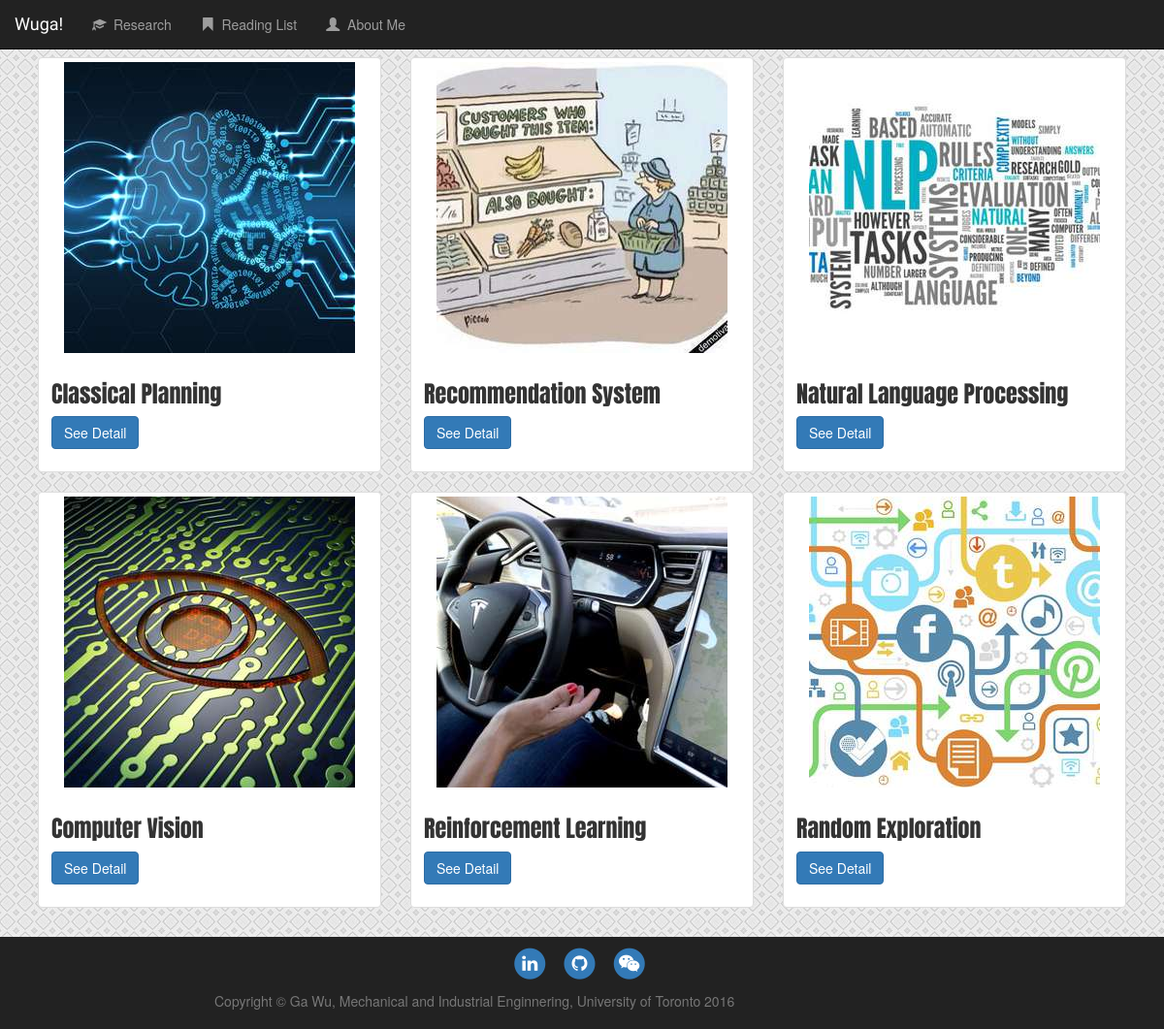
Screenshot of /research/ with the database file from the repository.
### research/models.py (models this page shows, shortened)
class Domain(models.Model):
    domain_name = models.CharField(max_length=100)
    domain_logo = ProcessedImageField(blank=True,
                                      processors=[ResizeToFill(300, 300)],
                                      format='JPEG',
                                      options={'quality': 60})

### research/views.py (the view)
class IndexView(generic.ListView):
    template_name = 'research/index.html'
    context_object_name = 'domain_list'
    def get_queryset(self):
        return Domain.objects.all()

### research/templates/research/index.html
{% extends "base.html" %}
{% block content %}
    <div class="well-sm">
<div class="row">
{% for domain in domain_list %}
  <div class="col-sm-4 col-md-4">
    <div class="thumbnail">
      <img src={{ domain.domain_logo.url }} alt="...">
      <div class="caption">
        <h3 style="font-family: 'Anton', sans-serif;">{{ domain.domain_name }}</h3>
        <p><a href="{% url 'research:domain' domain.id %}" class="btn btn-primary" role="button">See Detail</a>
        </p>
      </div>
    </div>
  </div>
{% endfor %}
</div>
    </div>
{% endblock %}

### home/static/home/style.css (style rules this page uses)
body { background: white url("images/background.jpg"); padding-top: 50px; }

### rows the page displays
Domain: domain_logo (picture), domain_name "Classical Planning"
Domain: domain_logo (picture), domain_name "Recommendation System"
Domain: domain_logo (picture), domain_name "Natural Language Processing"
Domain: domain_logo (picture), domain_name "Computer Vision"
Domain: domain_logo (picture), domain_name "Reinforcement Learning"
Domain: domain_logo (picture), domain_name "Random Exploration"
